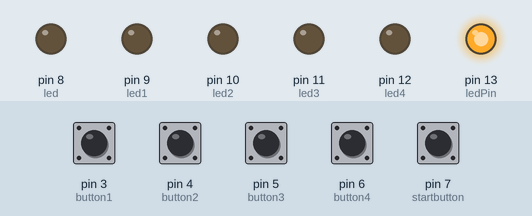
Recording of a sketch running on a simulated Arduino Uno, built with avr-gcc and run on an emulated ATmega328P. Shown: output pins drawn as LEDs (lit = HIGH). Inputs (shaded band) come from the test bench; at power-on: pin 3 (button1), pin 4 (button2), pin 5 (button3), pin 6 (button4), pin 7 (startbutton) LOW.

Above: at 1.2 s.
1.3 s: pin 3 (button1) pulled HIGH for 0.15 s
At 2.2 s:
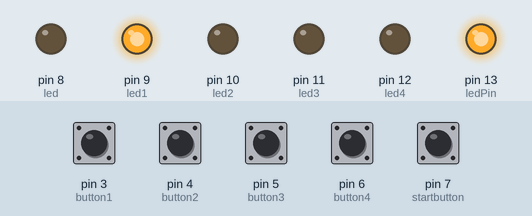
2.9 s: pin 4 (button2) pulled HIGH for 0.15 s
At 3.4 s:
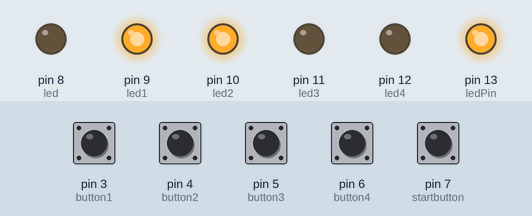
4.5 s: pin 5 (button3) pulled HIGH for 0.15 s
At 5.7 s:
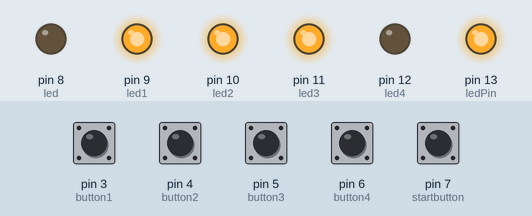
6.1 s: pin 6 (button4) pulled HIGH for 0.15 s
At 7.0 s:
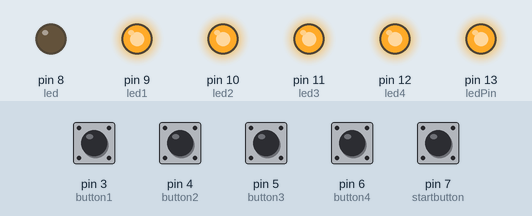
7.7 s: pin 7 (startbutton) pulled HIGH for 0.15 s
At 8.8 s:
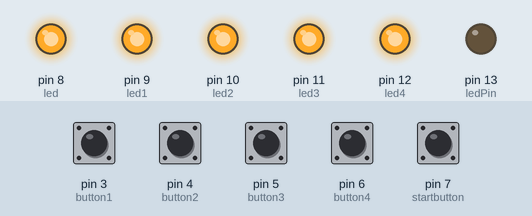
Timing chart, 0 to 19.2 s (numbered marks = the images above; inputs shaded):
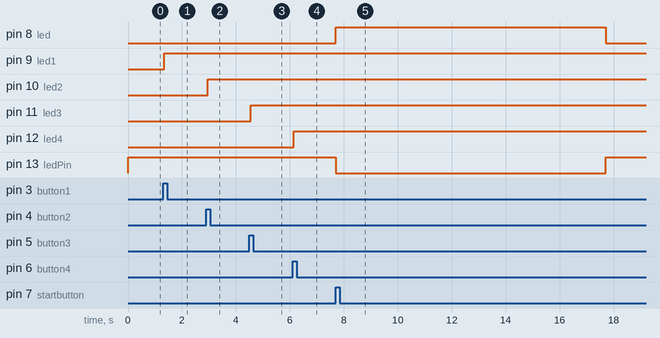

Measured:
- after the input at 1.3 s, pin 9 (led1): LOW → HIGH after 0.05 s
- after the input at 2.9 s, pin 10 (led2): LOW → HIGH after 0.05 s
- after the input at 4.5 s, pin 11 (led3): LOW → HIGH after 0.05 s
- after the input at 6.1 s, pin 12 (led4): LOW → HIGH after 0.05 s
- after the input at 7.7 s, pin 8 (led): LOW → HIGH at once, → LOW 10.0 s later; pin 13 (ledPin): HIGH → LOW at once, → HIGH 10.0 s later

The sketch:

timeout_led2.ino
```cpp
int button1 = 3;
int button2 = 4;
int button3 = 5;
int button4 = 6;
int led1= 9;
int led2= 10;
int led3= 11;
int led4= 12;
int startbutton= 7;
int led=8;
int ledPin = 13;

int ledState1 = LOW;
int buttonState1;
int lastButtonState1 = LOW;
unsigned long lastDebounceTime1 = 0;
unsigned long debounceDelay1 = 50;

int ledState2 = LOW;
int buttonState2;
int lastButtonState2 = LOW;
unsigned long lastDebounceTime2 = 0;
unsigned long debounceDelay2 = 50;

int ledState3 = LOW;
int buttonState3;
int lastButtonState3 = LOW;
unsigned long lastDebounceTime3 = 0;
unsigned long debounceDelay3 = 50;

int ledState4 = LOW;
int buttonState4;
int lastButtonState4 = LOW;
unsigned long lastDebounceTime4 = 0;
unsigned long debounceDelay4 = 50;
int waktu1=1000;
int waktu2=2000;
int waktu3=3000;
int waktu4=4000;
void setup() {
  // put your setup code here, to run once:
   pinMode(button1, INPUT);
  pinMode(button2, INPUT);
  pinMode(button3, INPUT);
  pinMode(button4, INPUT);
  pinMode(led1,OUTPUT);
  pinMode(led2,OUTPUT);
  pinMode(led3,OUTPUT);
  pinMode(led4,OUTPUT);
  pinMode(startbutton,INPUT);
  pinMode(led,OUTPUT);
  pinMode(ledPin, OUTPUT);
  digitalWrite(ledPin, HIGH);

}

void time1() {
  int reading1 = digitalRead(button1);
  if (reading1 != lastButtonState1) {
    lastDebounceTime1 = millis();
  }
  if ((millis() - lastDebounceTime1) > debounceDelay1) {
    if (reading1 != buttonState1) {
      buttonState1 = reading1;
      if (buttonState1 == HIGH) {
        ledState1 = !ledState1;
      }
    }
  }
  digitalWrite(led1, ledState1);
  lastButtonState1 = reading1;
}
void time2() {
  int reading2 = digitalRead(button2);
  if (reading2 != lastButtonState2) {
    lastDebounceTime2 = millis();
  }
  if ((millis() - lastDebounceTime2) > debounceDelay2) {
    if (reading2 != buttonState2) {
      buttonState2 = reading2;
      if (buttonState2 == HIGH) {
        ledState2 = !ledState2;
      }
    }
  }
  digitalWrite(led2, ledState2);
  lastButtonState2 = reading2;
}
void time3() {
  int reading3 = digitalRead(button3);
  if (reading3 != lastButtonState3) {
    lastDebounceTime3 = millis();
  }
  if ((millis() - lastDebounceTime3) > debounceDelay3) {
    if (reading3 != buttonState3) {
      buttonState3 = reading3;
      if (buttonState3 == HIGH) {
        ledState3 = !ledState3;
      }
    }
  }
  digitalWrite(led3, ledState3);
  lastButtonState3 = reading3;
}
void time4() {
  int reading4 = digitalRead(button4);
  if (reading4 != lastButtonState4) {
    lastDebounceTime4 = millis();
  }
  if ((millis() - lastDebounceTime4) > debounceDelay4) {
    if (reading4 != buttonState4) {
      buttonState4 = reading4;
      if (buttonState4 == HIGH) {
        ledState4 = !ledState4;
      }
    }
  }
  digitalWrite(led4, ledState4);
  lastButtonState4 = reading4;
}

void loop()
{
  time1();
  time2();
  time3();
  time4();
  int mulai=digitalRead(startbutton);
  if(mulai==HIGH&&ledState1==HIGH)
  {
    digitalWrite(13,LOW);
    digitalWrite(led,HIGH);
    delay(waktu1);
    digitalWrite(led,LOW);
    digitalWrite(13,HIGH);
  }
  if(mulai==HIGH&&ledState2==HIGH)
  {
    digitalWrite(13,LOW);
    digitalWrite(led,HIGH);
    delay(waktu2);
    digitalWrite(led,LOW);
    digitalWrite(13,HIGH);
  }
  if(mulai==HIGH&&ledState3==HIGH)
  {
    digitalWrite(13,LOW);
    digitalWrite(led,HIGH);
    delay(waktu3);
    digitalWrite(led,LOW);
    digitalWrite(13,HIGH);
  }
  if(mulai==HIGH&&ledState4==HIGH)
  {
    digitalWrite(13,LOW);
    digitalWrite(led,HIGH);
    delay(waktu4);
    digitalWrite(led,LOW);
    digitalWrite(13,HIGH);
  }
}
```
